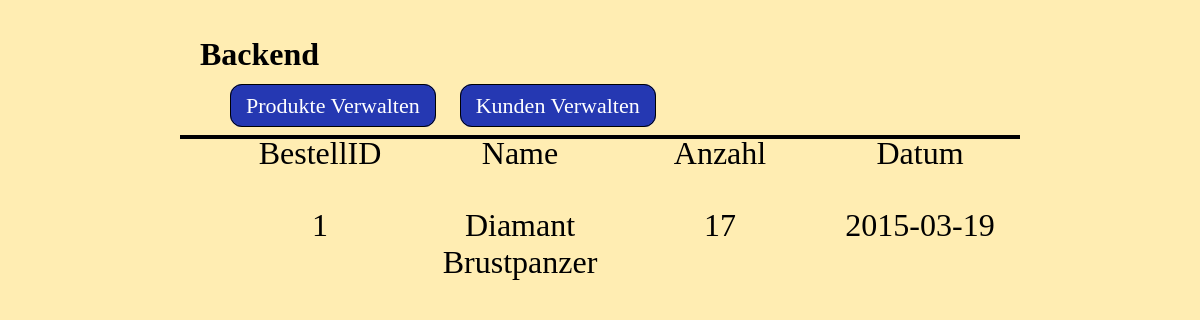
/Backend/backshowbestellungen.php?kundeid=1, run on the app's committed database.
### tables this page shows
CREATE TABLE IF NOT EXISTS Bestelldetails(
    BestellID int(11) NOT NULL,
    ProduktID int(11) NOT NULL,
    Anzahl int(11),
    PRIMARY KEY (BestellID, ProduktID),
    FOREIGN KEY (BestellID) REFERENCES Bestellungen(BestellID),
    FOREIGN KEY (ProduktID) REFERENCES Produkt(ProduktID)
);

CREATE TABLE IF NOT EXISTS Bestellungen(
    BestellID int(11) NOT NULL AUTO_INCREMENT,
    KundeID int(11) NOT NULL,
    Datum DATE,
    PRIMARY KEY (BestellID),
    FOREIGN KEY (KundeID) REFERENCES Kunde(KundeID)
);

CREATE TABLE IF NOT EXISTS Produkt (
    ProduktID int(11) NOT NULL AUTO_INCREMENT,
    ProduktName varchar(20) NOT NULL,
    ProduktBeschreibung text,
    kategorieID int(11),
    Bild varchar(20) DEFAULT NULL,
    Preis float(6,2) DEFAULT NULL,
    PRIMARY KEY (ProduktID)
);

### Backend/backshowbestellungen.php (the view)
<?php
include 'backheader.php';
$id = $_GET['kundeid'];
$result = $mysql->query("
SELECT
    Bestellungen.BestellID AS BestellID, Produkt.ProduktName AS ProduktName, Bestelldetails.Anzahl AS Anzahl, Bestellungen.Datum AS Datum
FROM
    Bestellungen
INNER JOIN
    Bestelldetails
ON
    Bestelldetails.BestellID = Bestellungen.BestellID
INNER JOIN
    Kunde
ON
    Bestellungen.KundeID = Kunde.KundeID
INNER JOIN
    Produkt
ON
    Produkt.ProduktID = Bestelldetails.ProduktID
WHERE
    Bestellungen.KundeID = " . $id. ";");
echo '<div class="showBestellungen">';
echo '<div class="tabelheader"> <ul> <li>BestellID</li> <li>Name</li> <li>Anzahl</li> <li>Datum</li> </div>';
while($bestellung = $result->fetch_object()){
    echo '<ul>';
    echo '<li>' . $bestellung->BestellID . '</li>';
    echo '<li>' . $bestellung->ProduktName . '</li>';
    echo '<li>' . $bestellung->Anzahl . '</li>';
    echo '<li>' . $bestellung->Datum . '</li>';
    echo '</ul>';
}
echo '</div>';
?>

### css/backend.css (style rules this page uses)
html { height: 100%; }
body { padding: 16px; margin: 0 auto; height: 100%; width: 70%; background-color: rgba(255, 220, 104, 0.51); }
.tabelheader { border-bottom: 4px solid #000000; }
.showBestellungen { margin: 0; padding: 0; }
.showBestellungen li { display: inline-block; float: left; list-style: none; padding: 0px; margin: 0 auto; text-align: center; font-size: 32px; width: 25%; height: 72px; }
.showBestellungen .tabelheader { border-bottom: 4px solid #000000; }

### data on the page
bestelldetails: BestellID.BestellID "1", ProduktID.ProduktName "Diamant Brustpanzer", Anzahl "17", BestellID.Datum "2015-03-19"
